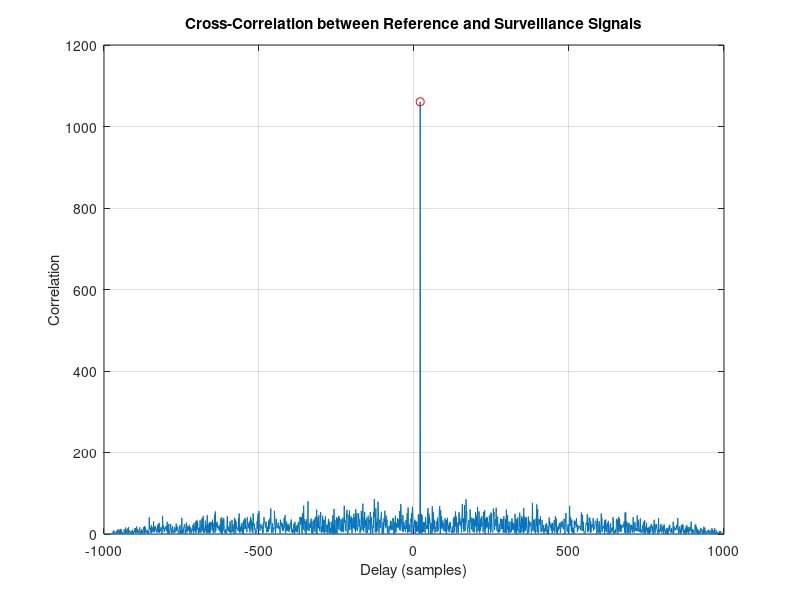

Here is the MATLAB script that generated this plot:
%% Passive Radar - 20 Sample Delay Test
clear;
clc;
close all;

%% Generate reference signal
N = 1000;
reference = randn(1, N);

%% Generate surveillance signal with 20-sample delay
delay = 20;
surveillance = [zeros(1, delay), reference(1:end-delay)];

%% Cross-correlation
[c, lags] = xcorr(surveillance, reference);

%% Find correlation peak
[~, index] = max(abs(c));
estimated_delay = lags(index);

fprintf('Estimated delay = %d samples\n', estimated_delay);

%% Plot correlation result
figure;
plot(lags, abs(c));
xlabel('Delay (samples)');
ylabel('Correlation');
title('Cross-Correlation between Reference and Surveillance Signals');
grid on;

hold on;
plot(estimated_delay, abs(c(index)), 'ro');
